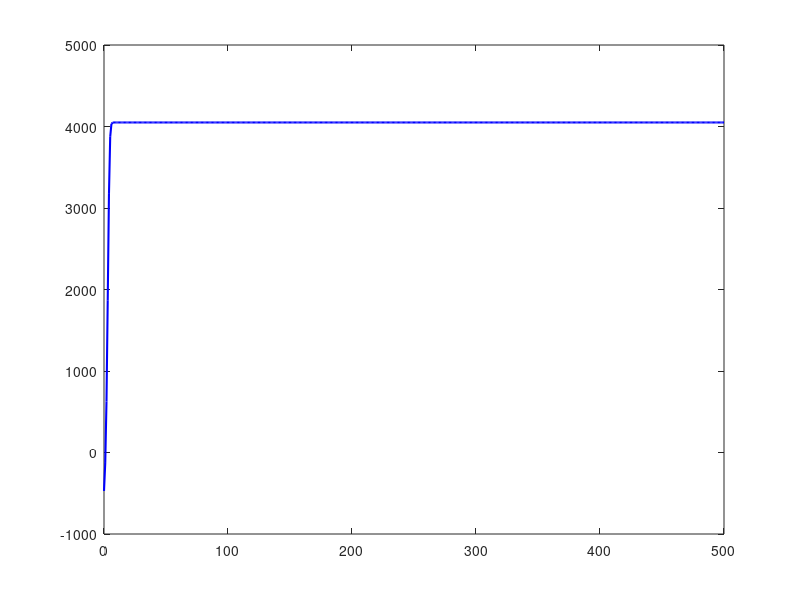

Source code (MATLAB): (Note: this script raises an error after producing the figure.)
% ===================================================== 
% UTS Matematika Sains Data — Semester Genap 2025/2026 
% Soal 6.2 (e)
% Nama  : Irsyad Fadhil 
% NIM   : 2510514034
% Parameter: N=34, a=3, b=4, K=8, theta0=110, alpha=0.005 
% Tanggal: 27 April 2026 
% ===================================================== 
clc; clear; close all; 

% Parameter personalisasi
N = 34; a = 3; b = 4; K = 8; 
alpha_lr = 0.005; 
iter = 500;

% Fungsi Profit dan Turunan (berdasarkan parameter a=3, b=4, K=8)
% pi(x) = -4x^3 + 72x^2 + 100x - 640
% pi'(x) = -12x^2 + 144x + 100
f_pi = @(x) -4*x^3 + 72*x^2 + 100*x - 640;
f_grad = @(x) -12*x^2 + 144*x + 100;

% Inisialisasi
x = 1.0; % x0
x_hist = zeros(iter+1, 1);
pi_hist = zeros(iter+1, 1);
x_hist(1) = x;
pi_hist(1) = f_pi(x);

% Gradient Descent Loop
for k = 1:iter
    x = x + alpha_lr * f_grad(x); % Update Rule
    x_hist(k+1) = x;
    pi_hist(k+1) = f_pi(x);
end

% Plotting
k_vec = 0:iter;
figure('Color', 'w');
plot(k_vec, pi_hist, 'b', 'LineWidth', 1.5);
hold on;

% Menambahkan Solusi Analitik (x=12.6583)
x_analitik = 12.6583;
pi_optimum = f_pi(x_analitik);
yline(pi_optimum, 'r--', 'LineWidth', 1.2, 'DisplayName', 'Optimum Analitik');

% Titik Awal dan Akhir
plot(0, pi_hist(1), 'ko', 'MarkerSize', 8, 'DisplayName', 'Titik Awal (x0=1)');
plot(iter, pi_hist(end), 'gs', 'MarkerSize', 8, 'DisplayName', 'Titik Akhir (x500)');

xlabel('Iterasi (k)');
ylabel('Profit pi(x_k)');
title('Grafik Konvergensi Gradient Descent');
grid on; legend('Location', 'best');

% Perbandingan
fprintf('Nilai x akhir (x500): %.6f\n', x_hist(end));
fprintf('Nilai x optimal (analitik): %.6f\n', x_analitik);
